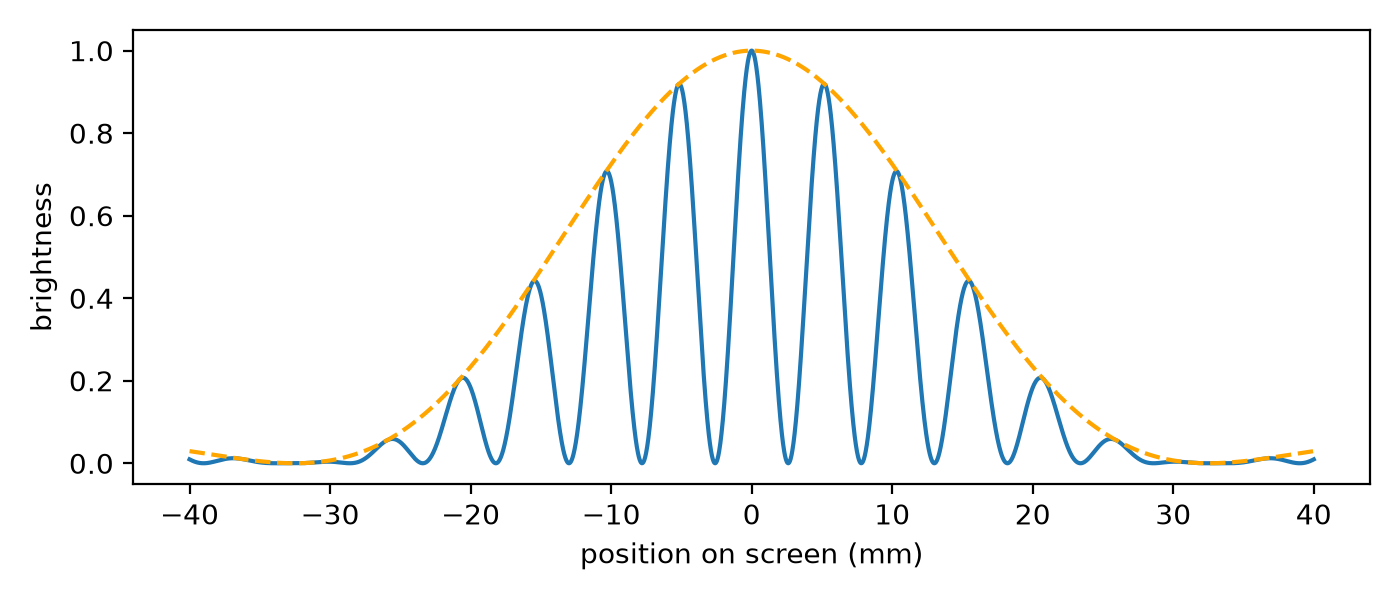

Write the Python code that produced this figure.
import numpy as np
import matplotlib.pyplot as plt

wavelength = 650e-9    # red laser, meters
d = 0.25e-3            # distance between the slits, meters
a = 0.04e-3            # width of each slit, meters
L = 2.0                # distance to the screen, meters

y = np.linspace(-0.04, 0.04, 4000)          # position on the screen, meters
theta = y / L                               # small-angle approximation

two_slit = np.cos(np.pi * d * theta / wavelength) ** 2
# np.sinc(x) means sin(pi x) / (pi x)
one_slit = np.sinc(a * theta / wavelength) ** 2
intensity = two_slit * one_slit

print(f"fringe spacing: {wavelength * L / d * 1000:.1f} mm")
print(f"central bright band: {2 * wavelength * L / a * 1000:.0f} mm wide")

plt.figure(figsize=(7, 3), dpi=200)
plt.plot(y * 1000, intensity)
plt.plot(y * 1000, one_slit, "--", color="orange")
plt.xlabel("position on screen (mm)")
plt.ylabel("brightness")
plt.tight_layout()
plt.savefig("double_slit.png")
